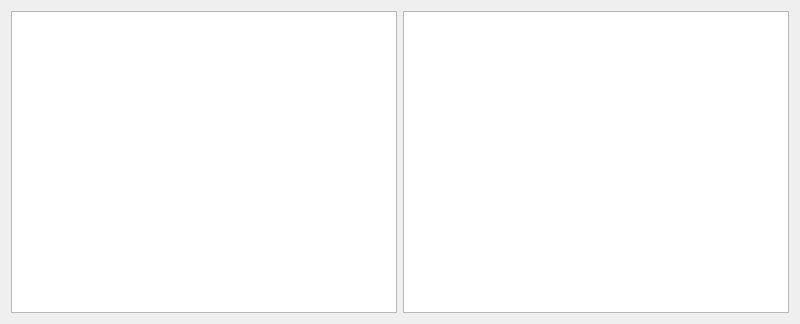
<?xml version="1.0" encoding="UTF-8"?>
<ui version="4.0">
 <class>Widget</class>
 <widget class="QWidget" name="Widget">
  <property name="geometry">
   <rect>
    <x>0</x>
    <y>0</y>
    <width>800</width>
    <height>324</height>
   </rect>
  </property>
  <property name="windowTitle">
   <string>Widget</string>
  </property>
  <layout class="QHBoxLayout" name="horizontalLayout">
   <item>
    <widget class="QTreeView" name="treeView"/>
   </item>
   <item>
    <widget class="QTableView" name="tableView"/>
   </item>
  </layout>
 </widget>
 <resources/>
 <connections/>
</ui>
